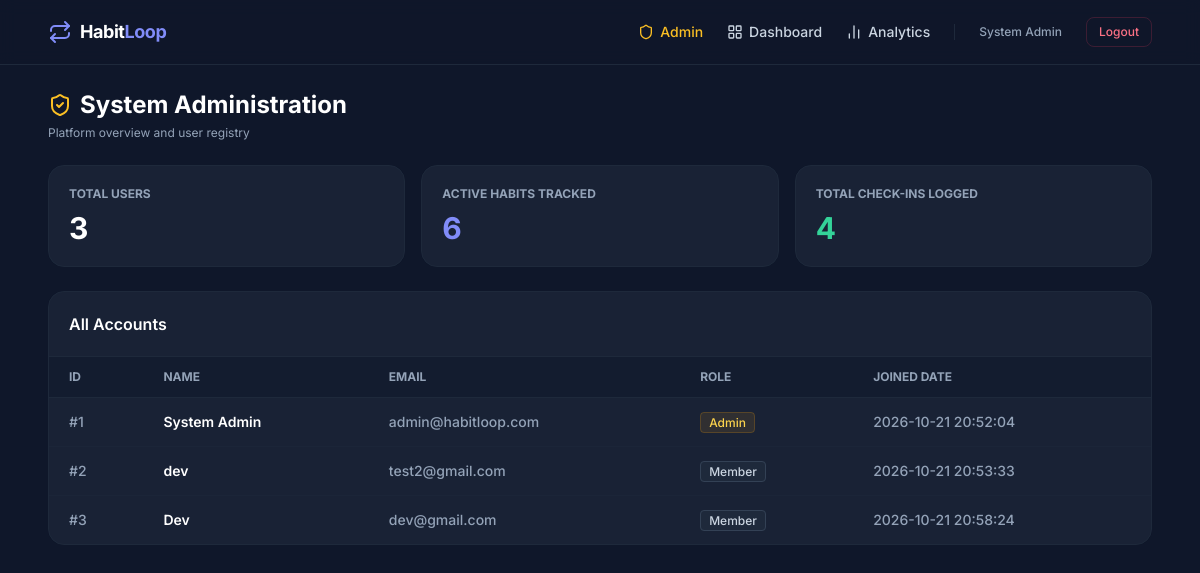
The app's page /admin (signed in) with its own data.
### tables this page shows
CREATE TABLE User (
            user_id INTEGER PRIMARY KEY AUTOINCREMENT,
            name TEXT NOT NULL,
            email TEXT NOT NULL UNIQUE,
            password TEXT NOT NULL,
            is_admin BOOLEAN DEFAULT 0,
            created_at DATETIME DEFAULT CURRENT_TIMESTAMP
        );

### app.py (the view)
@app.route("/admin")
@admin_required
def admin_dashboard():
    conn = get_db()
    users = conn.execute("SELECT user_id, name, email, is_admin, created_at FROM User").fetchall()
    total_users = len(users)
    total_habits = conn.execute("SELECT COUNT(*) AS cnt FROM Habit").fetchone()["cnt"]
    total_logs = conn.execute("SELECT COUNT(*) AS cnt FROM HabitLog").fetchone()["cnt"]
    conn.close()
    return render_template("admin.html", users=users, total_users=total_users, total_habits=total_habits, total_logs=total_logs)

### app.py (called while the page is built)
@app.after_request
def prevent_auth_page_caching(response):
    if request.endpoint in {"login", "register", "logout"}:
        response.headers["Cache-Control"] = "no-store, no-cache, must-revalidate, max-age=0"
        response.headers["Pragma"] = "no-cache"
        response.headers["Expires"] = "0"
    return response

def get_db():
    conn = sqlite3.connect(DB_NAME, timeout=30)
    conn.row_factory = sqlite3.Row
    conn.execute("PRAGMA foreign_keys = ON;")
    conn.execute("PRAGMA busy_timeout = 30000;")
    return conn

def admin_required(f):
    @wraps(f)
    def decorated_function(*args, **kwargs):
        if not session.get("is_admin"):
            flash("Administrator access required.", "danger")
            return redirect(url_for("dashboard"))
        return f(*args, **kwargs)
    return decorated_function

### templates/admin.html (shortened to what this page needs)
{% extends 'base.html' %}
{% block content %}
<div class="space-y-6">
    <div class="flex items-center justify-between">
        <div>
            <h1 class="text-2xl font-bold text-white flex items-center gap-2">
                <i data-lucide="shield-check" class="text-amber-400 w-6 h-6"></i> System Administration
            </h1>
            <p class="text-xs text-slate-400 mt-1">Platform overview and user registry</p>
        </div>
    </div>
    <div class="grid grid-cols-1 sm:grid-cols-3 gap-4">
        <div class="glass-card rounded-2xl p-5 border border-slate-800">
            <p class="text-xs uppercase font-bold text-slate-400">Total Users</p>
            <p class="text-3xl font-bold text-white mt-2">{{ total_users }}</p>
        </div>
        <div class="glass-card rounded-2xl p-5 border border-slate-800">
            <p class="text-xs uppercase font-bold text-slate-400">Active Habits Tracked</p>
            <p class="text-3xl font-bold text-indigo-400 mt-2">{{ total_habits }}</p>
        </div>
        <div class="glass-card rounded-2xl p-5 border border-slate-800">
            <p class="text-xs uppercase font-bold text-slate-400">Total Check-ins Logged</p>
            <p class="text-3xl font-bold text-emerald-400 mt-2">{{ total_logs }}</p>
        </div>
    </div>
    <div class="glass-card rounded-2xl border border-slate-800 overflow-hidden">
        <div class="p-5 border-b border-slate-800">
            <h3 class="text-base font-semibold text-white">All Accounts</h3>
        </div>
        <div class="overflow-x-auto">
            <table class="w-full text-left text-sm text-slate-300">
                <thead class="bg-slate-900/50 text-xs uppercase font-semibold text-slate-400 border-b border-slate-800">
                    <tr>
                        <th class="px-5 py-3">ID</th>
                        <th class="px-5 py-3">Name</th>
                        <th class="px-5 py-3">Email</th>
                        <th class="px-5 py-3">Role</th>
                        <th class="px-5 py-3">Joined Date</th>
                    </tr>
                </thead>
                <tbody class="divide-y divide-slate-800/60 font-medium">
                    {% for u in users %}
                    <tr class="hover:bg-slate-800/30 transition">
                        <td class="px-5 py-3.5 text-slate-400">#{{ u.user_id }}</td>
                        <td class="px-5 py-3.5 text-white font-semibold">{{ u.name }}</td>
                        <td class="px-5 py-3.5 text-slate-400">{{ u.email }}</td>
                        <td class="px-5 py-3.5">
                            {% if u.is_admin %}
                                <span class="px-2 py-0.5 rounded text-xs bg-amber-500/10 text-amber-300 border border-amber-500/20">Admin</span>
                            {% else %}
                                <span class="px-2 py-0.5 rounded text-xs bg-slate-800 text-slate-300 border border-slate-700">Member</span>
                            {% endif %}
                        </td>
                        <td class="px-5 py-3.5 text-slate-400">{{ u.created_at }}</td>
                    </tr>
                    {% endfor %}
                </tbody>
            </table>
        </div>
    </div>
</div>
{% endblock %}

### templates/base.html (shortened to what this page needs)
<!DOCTYPE html>
<html lang="en">
<head>
    <script src="https://cdn.tailwindcss.com"></script>
</head>
<body class="min-h-screen flex flex-col justify-between pb-16 md:pb-0">
    <header class="border-b border-slate-800 bg-slate-900/80 backdrop-blur sticky top-0 z-40">
        <div class="max-w-6xl mx-auto px-4 sm:px-6 h-16 flex items-center justify-between">
            <a href="{{ url_for('dashboard') }}" class="flex items-center gap-2 text-indigo-400 font-bold text-lg tracking-tight">
                <i data-lucide="repeat" class="w-6 h-6"></i>
                <span class="text-white">Habit<span class="text-indigo-400">Loop</span></span>
            </a>
            <nav class="hidden md:flex items-center gap-6 text-sm font-medium">
                {% if session.get('user_id') %}
                    {% if session.get('is_admin') %}
                        <a href="{{ url_for('admin_dashboard') }}" class="text-amber-400 hover:text-amber-300 flex items-center gap-1.5 transition">
                            <i data-lucide="shield" class="w-4 h-4"></i> Admin
                        </a>
                    {% endif %}
                    <a href="{{ url_for('dashboard') }}" class="text-slate-300 hover:text-white flex items-center gap-1.5 transition">
                        <i data-lucide="layout-grid" class="w-4 h-4"></i> Dashboard
                    </a>
                    <a href="{{ url_for('progress') }}" class="text-slate-300 hover:text-white flex items-center gap-1.5 transition">
                        <i data-lucide="bar-chart-2" class="w-4 h-4"></i> Analytics
                    </a>
                    <span class="text-xs text-slate-400">{{ session.get('name') }}</span>
                    <a href="{{ url_for('logout') }}" class="text-rose-400 hover:text-rose-300 text-xs px-3 py-1.5 rounded-lg border border-rose-500/20 hover:bg-rose-500/10 transition">Logout</a>
                {% else %}
                    <a href="{{ url_for('login') }}" class="text-slate-300 hover:text-white transition">Sign In</a>
                    <a href="{{ url_for('register') }}" class="bg-indigo-600 hover:bg-indigo-500 text-white px-4 py-2 rounded-lg text-sm transition shadow-sm shadow-indigo-500/20">Get Started</a>
                {% endif %}
            </nav>
        </div>
    </header>
    <main class="max-w-6xl mx-auto px-4 sm:px-6 py-6 w-full flex-1">
        {% block content %}{% endblock %}
    </main>
</body>
</html>

### templates/base.html (style rules this page uses)
body { font-family: 'Inter', sans-serif; background-color: #0f172a; color: #f8fafc; }
.glass-card { background: rgba(30, 41, 59, 0.7); backdrop-filter: blur(12px); border: 1px solid rgba(255, 255, 255, 0.08); }

### records on screen
User: get "System Admin", user_id "1", name "System Admin", email "admin@habitloop.com", is_admin "Admin", created_at "2026-10-21 20:52:04"
User: user_id "2", name "dev", email "test2@gmail.com", is_admin "Member", created_at "2026-10-21 20:53:33"
User: user_id "3", name "Dev", email "dev@gmail.com", is_admin "Member", created_at "2026-10-21 20:58:24"

### other values on screen
{{ total_users }} "3"
{{ total_habits }} "6"
{{ total_logs }} "4"
